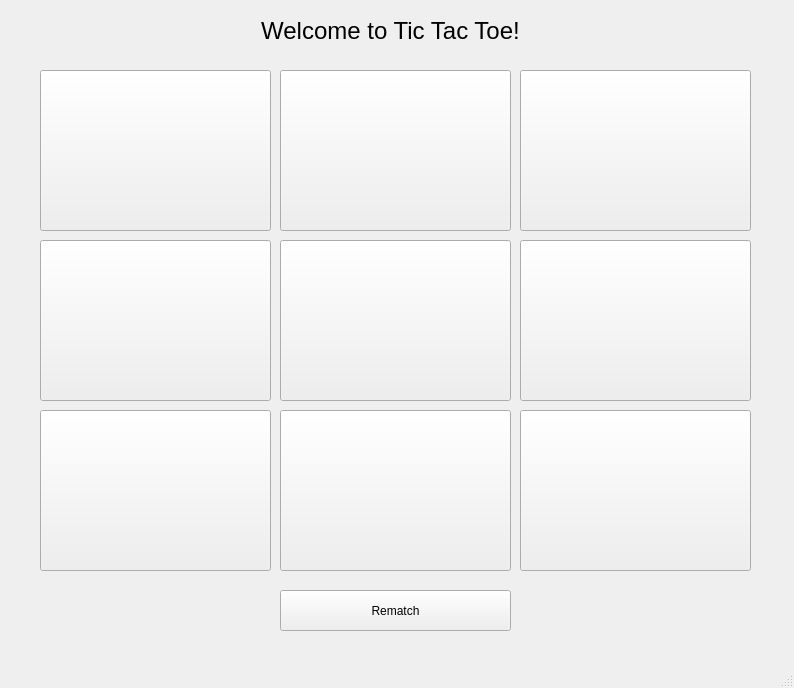
<?xml version="1.0" encoding="UTF-8"?>
<ui version="4.0">
 <class>MainWindow</class>
 <widget class="QMainWindow" name="MainWindow">
  <property name="geometry">
   <rect>
    <x>0</x>
    <y>0</y>
    <width>794</width>
    <height>688</height>
   </rect>
  </property>
  <property name="windowTitle">
   <string>MainWindow</string>
  </property>
  <widget class="QWidget" name="centralwidget">
   <widget class="QWidget" name="widget" native="true">
    <property name="geometry">
     <rect>
      <x>30</x>
      <y>60</y>
      <width>731</width>
      <height>521</height>
     </rect>
    </property>
    <widget class="QPushButton" name="btn00">
     <property name="geometry">
      <rect>
       <x>10</x>
       <y>10</y>
       <width>231</width>
       <height>161</height>
      </rect>
     </property>
     <property name="font">
      <font>
       <pointsize>26</pointsize>
      </font>
     </property>
     <property name="text">
      <string/>
     </property>
     <property name="autoDefault">
      <bool>false</bool>
     </property>
     <property name="default">
      <bool>false</bool>
     </property>
     <property name="flat">
      <bool>false</bool>
     </property>
    </widget>
    <widget class="QPushButton" name="btn10">
     <property name="geometry">
      <rect>
       <x>10</x>
       <y>180</y>
       <width>231</width>
       <height>161</height>
      </rect>
     </property>
     <property name="font">
      <font>
       <pointsize>26</pointsize>
      </font>
     </property>
     <property name="text">
      <string/>
     </property>
    </widget>
    <widget class="QPushButton" name="btn20">
     <property name="geometry">
      <rect>
       <x>10</x>
       <y>350</y>
       <width>231</width>
       <height>161</height>
      </rect>
     </property>
     <property name="font">
      <font>
       <pointsize>26</pointsize>
      </font>
     </property>
     <property name="text">
      <string/>
     </property>
    </widget>
    <widget class="QPushButton" name="btn01">
     <property name="geometry">
      <rect>
       <x>250</x>
       <y>10</y>
       <width>231</width>
       <height>161</height>
      </rect>
     </property>
     <property name="font">
      <font>
       <pointsize>26</pointsize>
      </font>
     </property>
     <property name="text">
      <string/>
     </property>
     <property name="flat">
      <bool>false</bool>
     </property>
    </widget>
    <widget class="QPushButton" name="btn02">
     <property name="geometry">
      <rect>
       <x>490</x>
       <y>10</y>
       <width>231</width>
       <height>161</height>
      </rect>
     </property>
     <property name="font">
      <font>
       <pointsize>26</pointsize>
      </font>
     </property>
     <property name="text">
      <string/>
     </property>
    </widget>
    <widget class="QPushButton" name="btn11">
     <property name="geometry">
      <rect>
       <x>250</x>
       <y>180</y>
       <width>231</width>
       <height>161</height>
      </rect>
     </property>
     <property name="font">
      <font>
       <pointsize>26</pointsize>
      </font>
     </property>
     <property name="text">
      <string/>
     </property>
    </widget>
    <widget class="QPushButton" name="btn21">
     <property name="geometry">
      <rect>
       <x>250</x>
       <y>350</y>
       <width>231</width>
       <height>161</height>
      </rect>
     </property>
     <property name="font">
      <font>
       <pointsize>26</pointsize>
      </font>
     </property>
     <property name="text">
      <string/>
     </property>
    </widget>
    <widget class="QPushButton" name="btn12">
     <property name="geometry">
      <rect>
       <x>490</x>
       <y>180</y>
       <width>231</width>
       <height>161</height>
      </rect>
     </property>
     <property name="font">
      <font>
       <pointsize>26</pointsize>
      </font>
     </property>
     <property name="text">
      <string/>
     </property>
    </widget>
    <widget class="QPushButton" name="btn22">
     <property name="geometry">
      <rect>
       <x>490</x>
       <y>350</y>
       <width>231</width>
       <height>161</height>
      </rect>
     </property>
     <property name="font">
      <font>
       <pointsize>26</pointsize>
      </font>
     </property>
     <property name="text">
      <string/>
     </property>
    </widget>
   </widget>
   <widget class="QLabel" name="lblStatus">
    <property name="geometry">
     <rect>
      <x>30</x>
      <y>10</y>
      <width>721</width>
      <height>41</height>
     </rect>
    </property>
    <property name="font">
     <font>
      <pointsize>18</pointsize>
     </font>
    </property>
    <property name="text">
     <string>Welcome to Tic Tac Toe!</string>
    </property>
    <property name="alignment">
     <set>Qt::AlignmentFlag::AlignCenter</set>
    </property>
   </widget>
   <widget class="QPushButton" name="btnRematch">
    <property name="geometry">
     <rect>
      <x>280</x>
      <y>590</y>
      <width>231</width>
      <height>41</height>
     </rect>
    </property>
    <property name="text">
     <string>Rematch</string>
    </property>
    <property name="flat">
     <bool>false</bool>
    </property>
   </widget>
  </widget>
  <widget class="QMenuBar" name="menubar">
   <property name="geometry">
    <rect>
     <x>0</x>
     <y>0</y>
     <width>794</width>
     <height>25</height>
    </rect>
   </property>
  </widget>
  <widget class="QStatusBar" name="statusbar"/>
 </widget>
 <resources/>
 <connections/>
</ui>
